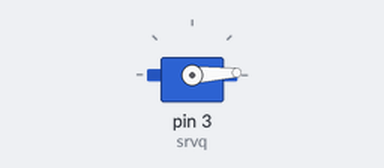
Bench run of a sketch on a simulated Arduino Uno, built with avr-gcc and run on an emulated ATmega328P. Shown: servo. What the sketch prints to the serial monitor is not drawn.

Above: at 0.05 s.
At 1.3 s:
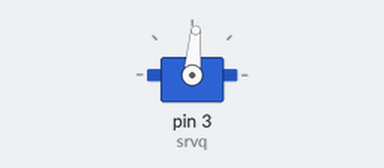
At 2.6 s:
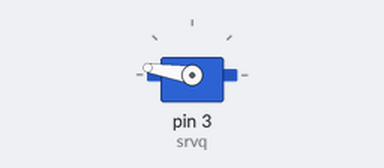
At 5.2 s:
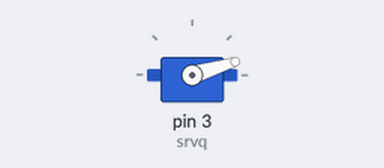
Timing chart, 0 to 7.1 s (numbered marks = the images above):
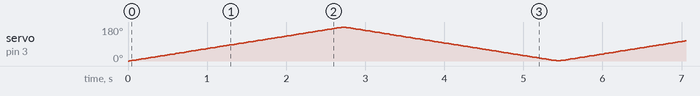

The sketch:

LAB-9_spect-1_SERVO_MOTOR.ino
```cpp
#include <Servo.h>
Servo srvq;
int angle = 0;

void setup() {
  // put your setup code here, to run once:
  Serial.begin(9600);
  srvq.attach(3);
}

static unsigned long tickStarted;
int motorSwing = 10;
void loop() {
  // put your main code here, to run repeatedly:

  for (angle=0; angle < 180; angle++){
    srvq.write(angle);
    delay(15);
  }

  for (angle=180; angle >0; angle--){
    srvq.write(angle);
    delay(15);
  }

  if (motorSwing < 10 ){
    motorSwing++;
    Serial.print("Swing: ");
    Serial.println(motorSwing);
  }else{
    long elapseTime = millis() - tickStarted;
    Serial.print(F("Elapse Time 10 Swing: "));
    Serial.println(elapseTime);

    Serial.print(F("Elapse Time per Swing: "));
    Serial.println(elapseTime/10);

    motorSwing = 0;
    tickStarted = millis();
  }
}
```
